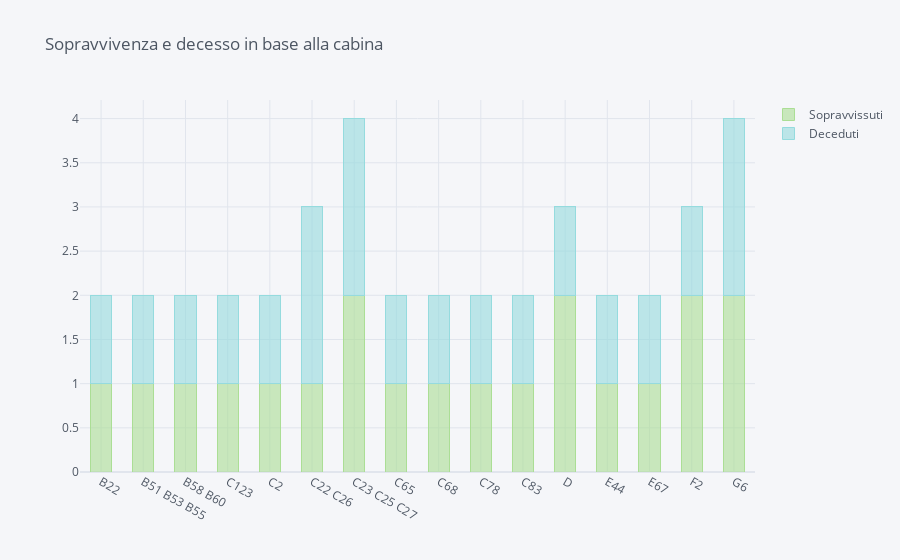

Write notebook code for a chart like this one.
### Markdown cell above
Di seguito si riportano alcuni grafici interattivi, generati utilizzando le librerie Plotly e Cufflinks, in aggiunta a quelli presentati nel resto del Notebook.<br>I grafici riguardano la sopravvivenza e il decesso in base alla cabina e in base all'età. Infine è presentata di seguito anche l'heatmap che evidenzia la correlazione delle diverse variabili.

### Code cell
dfSopravvissutiCabina.iplot(kind = 'bar', barmode='stack', bargap=0.5, x = 'Cabin', color = colors, title = "Sopravvivenza e decesso\nin base alla cabina")

### Figure 1 — Plotly figure (JSON) as saved in the notebook; plotly's stock layout.template omitted (floating-point values rounded to 4 significant figures)
{"data": [{"marker": {"color": "rgba(171, 222, 149, 0.6)", "line": {"color": "rgba(171, 222, 149, 1.0)", "width": 1}}, "name": "Sopravvissuti", "orientation": "v", "text": "", "type": "bar", "x": ["B22", "B51 B53 B55", "B58 B60", "C123", "C2", "C22 C26", "C23 C25 C27", "C65", "C68", "C78", "C83", "D", "E44", "E67", "F2", "G6"], "y": [1, 1, 1, 1, 1, 1, 2, 1, 1, 1, 1, 2, 1, 1, 2, 2]}, {"marker": {"color": "rgba(149, 219, 222, 0.6)", "line": {"color": "rgba(149, 219, 222, 1.0)", "width": 1}}, "name": "Deceduti", "orientation": "v", "text": "", "type": "bar", "x": ["B22", "B51 B53 B55", "B58 B60", "C123", "C2", "C22 C26", "C23 C25 C27", "C65", "C68", "C78", "C83", "D", "E44", "E67", "F2", "G6"], "y": [1, 1, 1, 1, 1, 2, 2, 1, 1, 1, 1, 1, 1, 1, 1, 2]}], "layout": {"bargap": 0.5, "barmode": "stack", "legend": {"bgcolor": "#F5F6F9", "font": {"color": "#4D5663"}, "traceorder": "normal"}, "paper_bgcolor": "#F5F6F9", "plot_bgcolor": "#F5F6F9", "title": {"font": {"color": "#4D5663"}, "text": "Sopravvivenza e decesso\nin base alla cabina"}, "xaxis": {"gridcolor": "#E1E5ED", "showgrid": true, "tickfont": {"color": "#4D5663"}, "title": {"font": {"color": "#4D5663"}, "text": ""}, "zerolinecolor": "#E1E5ED"}, "yaxis": {"gridcolor": "#E1E5ED", "showgrid": true, "tickfont": {"color": "#4D5663"}, "title": {"font": {"color": "#4D5663"}, "text": ""}, "zerolinecolor": "#E1E5ED"}}}
